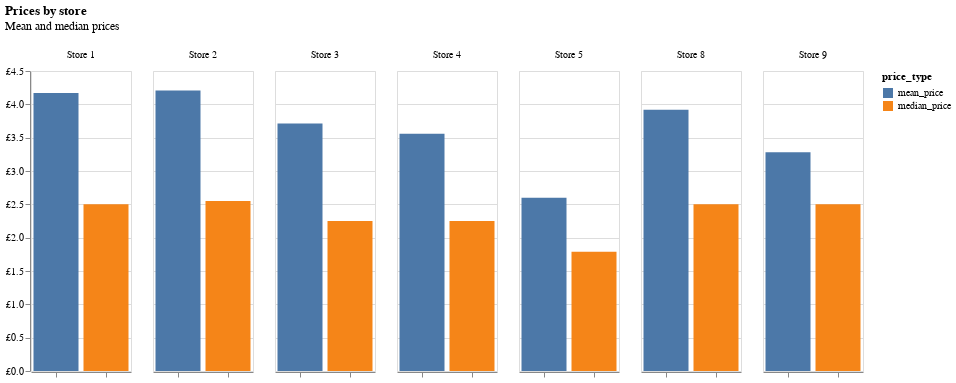

The notebook cell this image was saved under:
### Code cell
# Prepare data for grouped bar chart
median_prices_melted = median_prices.melt(id_vars='store_id', value_vars=['median_price', 'mean_price'], var_name='price_type', value_name='price')
median_prices_melted['store_id'] = "Store " + median_prices_melted['store_id'].astype(str)

# Plot grouped bar chart
alt.Chart(median_prices_melted).mark_bar().encode(
    column=alt.Column('store_id', title=''),
    x=alt.X('price_type', title='', axis=alt.Axis(labels=False)),
    y=alt.Y('price', title='', axis={"labelExpr": "'£' + datum.label", "labelOverlap": False}),
    color='price_type'
).properties(
    title = {
        'text': "Prices by store",
        'subtitle': ["Mean and median prices", ""]
    },
    width=100
)

### Figure 1 — Vega-Lite specification as saved in the notebook (floating-point values rounded to 4 significant figures)
{"config": {"view": {"continuousWidth": 300, "continuousHeight": 300}}, "data": {"name": "data-a00c4ba85ef368c6d26272c95cee0e4d"}, "mark": {"type": "bar"}, "encoding": {"color": {"field": "price_type", "type": "nominal"}, "column": {"field": "store_id", "title": "", "type": "nominal"}, "x": {"axis": {"labels": false}, "field": "price_type", "title": "", "type": "nominal"}, "y": {"axis": {"labelExpr": "'£' + datum.label", "labelOverlap": false}, "field": "price", "title": "", "type": "quantitative"}}, "title": {"text": "Prices by store", "subtitle": ["Mean and median prices", ""]}, "width": 100, "$schema": "https://vega.github.io/schema/vega-lite/v5.20.1.json", "datasets": {"data-a00c4ba85ef368c6d26272c95cee0e4d": [{"store_id": "Store 1", "price_type": "median_price", "price": 2.5}, {"store_id": "Store 2", "price_type": "median_price", "price": 2.55}, {"store_id": "Store 3", "price_type": "median_price", "price": 2.25}, {"store_id": "Store 4", "price_type": "median_price", "price": 2.25}, {"store_id": "Store 5", "price_type": "median_price", "price": 1.79}, {"store_id": "Store 8", "price_type": "median_price", "price": 2.5}, {"store_id": "Store 9", "price_type": "median_price", "price": 2.5}, {"store_id": "Store 1", "price_type": "mean_price", "price": 4.17}, {"store_id": "Store 2", "price_type": "mean_price", "price": 4.206}, {"store_id": "Store 3", "price_type": "mean_price", "price": 3.714}, {"store_id": "Store 4", "price_type": "mean_price", "price": 3.559}, {"store_id": "Store 5", "price_type": "mean_price", "price": 2.598}, {"store_id": "Store 8", "price_type": "mean_price", "price": 3.92}, {"store_id": "Store 9", "price_type": "mean_price", "price": 3.282}]}}
